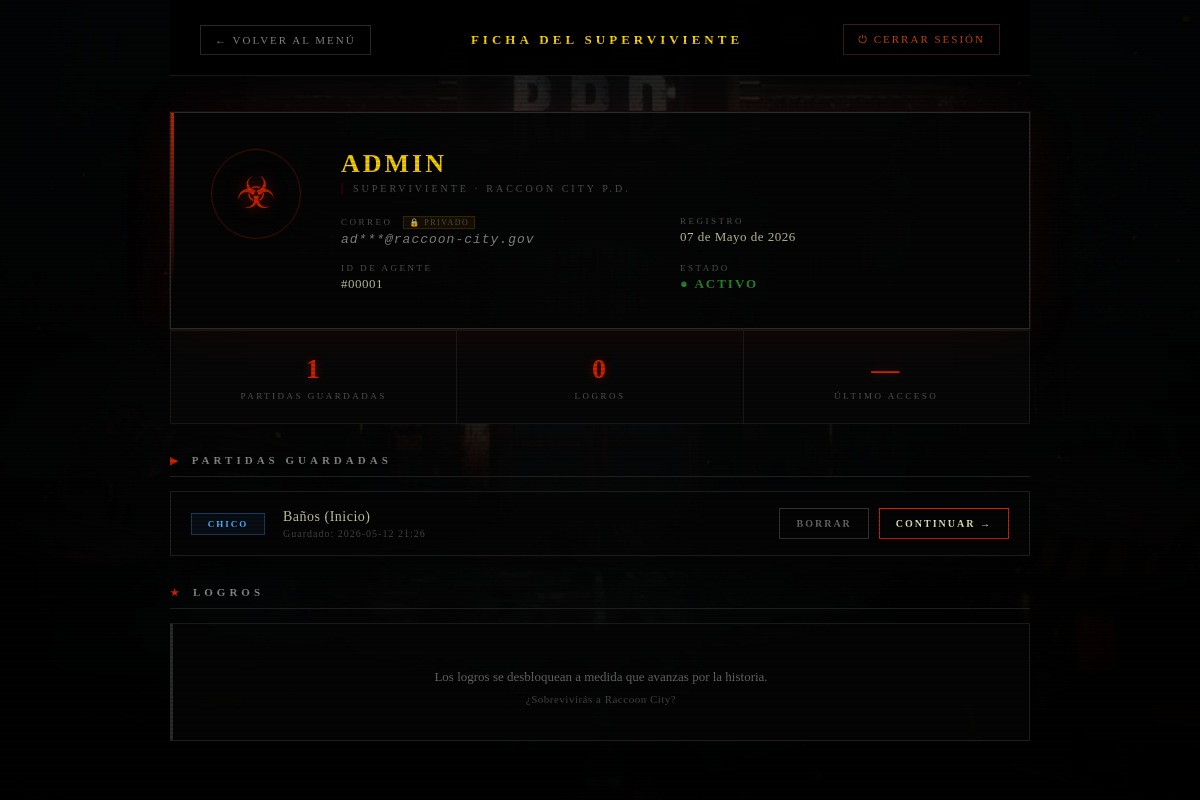
/pages/perfil.php (signed in), run on an earlier commit of the app's database.
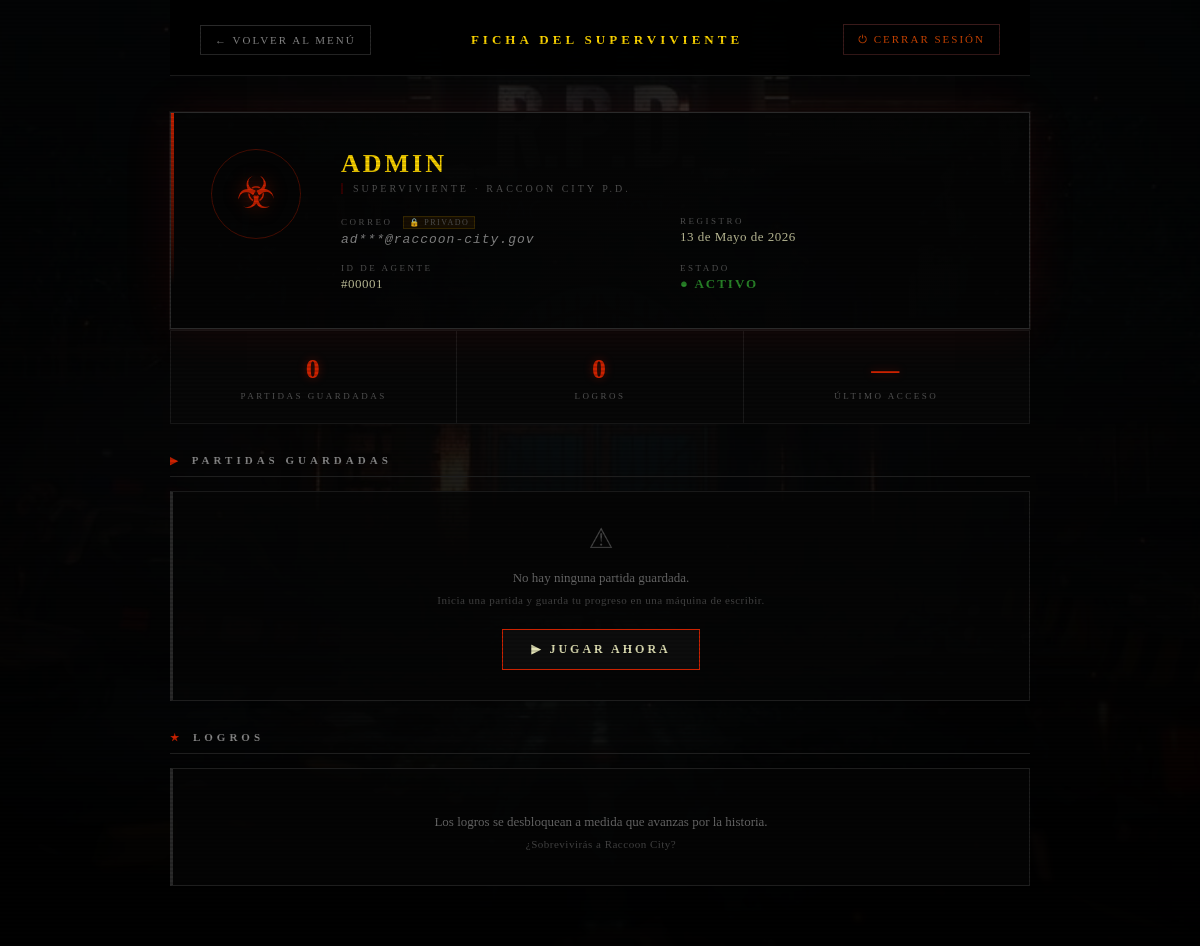
And on a later commit of the database.
### tables this page shows
CREATE TABLE usuarios (
    id_usuario INTEGER PRIMARY KEY AUTOINCREMENT,
    nombre TEXT UNIQUE NOT NULL,
    email TEXT UNIQUE NOT NULL,
    password TEXT NOT NULL,
    rol TEXT DEFAULT 'jugador',
    zombies_visibles INTEGER DEFAULT 1,
    fecha_registro DATETIME DEFAULT CURRENT_TIMESTAMP
);

CREATE TABLE partida (
    id_partida INTEGER PRIMARY KEY AUTOINCREMENT,
    id_usuario INTEGER NOT NULL,
    ruta TEXT NOT NULL, -- 'chico' o 'chica'
    sala_actual TEXT NOT NULL,
    slot_numero INTEGER DEFAULT 0, -- 0 para partida rápida/actual, 1-3 para slots fijos
    fecha_guardado DATETIME DEFAULT CURRENT_TIMESTAMP,
    FOREIGN KEY(id_usuario) REFERENCES usuarios(id_usuario)
);

CREATE TABLE catalogo_salas (
    id_sala TEXT PRIMARY KEY, 
    nombre_visual TEXT NOT NULL, 
    descripcion TEXT, 
    capitulo INTEGER DEFAULT 1,
    -- Conexiones (esto se puede manejar aquí o en una tabla aparte)
    norte TEXT, 
    sur TEXT,
    este TEXT,
    oeste TEXT,
    imagen_url TEXT DEFAULT NULL 
);

### pages/perfil.php (the view, shortened to what this page needs)
<?php
require_once __DIR__ . '/../includes/conexion.php';
$usuarioId = (int) $_SESSION['usuario_id'];
$usuarioNombre = htmlspecialchars($_SESSION['usuario_nombre'] ?? '');
$usuarioEmail = htmlspecialchars($_SESSION['usuario_email'] ?? '');
try {
    $stmt = $pdo->prepare("
        SELECT id_usuario, nombre, email, fecha_registro
        FROM   usuarios
        WHERE  id_usuario = :id
        LIMIT  1
    ");
    $stmt->execute([':id' => $usuarioId]);
    $usuario = $stmt->fetch();
} catch (PDOException $e) {
    $usuario = null;
}
$partidas = [];
try {
    $stmt = $pdo->prepare("
        SELECT p.id_partida, p.ruta, p.sala_actual, p.fecha_guardado, p.slot_numero,
               s.nombre_visual AS nombre_sala
        FROM   partida p
        LEFT JOIN catalogo_salas s ON s.id_sala = p.sala_actual
        WHERE  p.id_usuario = :id
          AND  p.slot_numero IS NOT NULL
        ORDER BY p.fecha_guardado DESC
    ");
    $stmt->execute([':id' => $usuarioId]);
    $partidas = $stmt->fetchAll();
} catch (PDOException $e) {
    $partidas = [];
}
$fechaRegistro = 'Desconocida';
if ($usuario && !empty($usuario['fecha_registro'])) {
    $dt = new DateTime($usuario['fecha_registro']);
    $meses = [
        'Enero',
        'Febrero',
        'Marzo',
        'Abril',
        'Mayo',
        'Junio',
        'Julio',
        'Agosto',
        'Septiembre',
        'Octubre',
        'Noviembre',
        'Diciembre'
    ];
    $fechaRegistro = $dt->format('d') . ' de ' . $meses[(int) $dt->format('n') - 1] . ' de ' . $dt->format('Y');
}
function enmascararEmail(string $email): string
{
    $partes = explode('@', $email, 2);
    $local = $partes[0];
    $dominio = $partes[1];
    $visibles = mb_strlen($local) <= 3 ? 1 : 2;
    $inicio = htmlspecialchars(mb_substr($local, 0, $visibles));
    return $inicio . '***@' . htmlspecialchars($dominio);
}
$emailMasked = enmascararEmail($usuario['email'] ?? $usuarioEmail);
?>
<!DOCTYPE html>
<html lang="es">
<head>
    <link rel="stylesheet" href="../styles/style.css">
    <link rel="stylesheet" href="../styles/auth.css">
    <link rel="stylesheet" href="../styles/perfil.css">
</head>
<body>
    <div class="perfil-wrapper">
        <header class="perfil-header">
            <a href="../index.php" class="perfil-volver" id="btn-volver-inicio">
                ← VOLVER AL MENÚ
            </a>
            <h1 class="perfil-titulo">FICHA DEL SUPERVIVIENTE</h1>
            <a href="../sessions/logout.php" class="perfil-logout" id="btn-cerrar-sesion">
                ⏻ CERRAR SESIÓN
            </a>
        </header>
        <section class="perfil-id-card" aria-label="Datos de identidad">
            <div class="perfil-avatar" aria-hidden="true">
                <span class="perfil-avatar-icono">☣</span>
                <div class="perfil-avatar-ring"></div>
            </div>
            <div class="perfil-datos">
                <div class="perfil-nombre"><?= $usuarioNombre ?></div>
                <div class="perfil-rango">SUPERVIVIENTE · RACCOON CITY P.D.</div>
                <div class="perfil-grid-info">
                    <div class="perfil-info-bloque">
                        <span class="perfil-info-label">CORREO
                            <span class="perfil-privado-tag" title="Tu correo real está protegido">🔒 PRIVADO</span>
                        </span>
                        <span class="perfil-info-valor perfil-email-masked"><?= $emailMasked ?></span>
                    </div>
                    <div class="perfil-info-bloque">
                        <span class="perfil-info-label">REGISTRO</span>
                        <span class="perfil-info-valor"><?= $fechaRegistro ?></span>
                    </div>
                    <div class="perfil-info-bloque">
                        <span class="perfil-info-label">ID DE AGENTE</span>
                        <span class="perfil-info-valor">#<?= str_pad($usuarioId, 5, '0', STR_PAD_LEFT) ?></span>
                    </div>
                    <div class="perfil-info-bloque">
                        <span class="perfil-info-label">ESTADO</span>
                        <span class="perfil-info-valor perfil-estado-activo">● ACTIVO</span>
                    </div>
                </div>
            </div>
        </section>
        <section class="perfil-stats" aria-label="Estadísticas">
            <div class="stat-bloque">
                <span class="stat-valor"><?= count($partidas) ?></span>
                <span class="stat-label">PARTIDAS GUARDADAS</span>
            </div>
            <div class="stat-bloque">
                <span class="stat-valor">0</span>
                <span class="stat-label">LOGROS</span>
            </div>
            <div class="stat-bloque">
                <span class="stat-valor">—</span>
                <span class="stat-label">ÚLTIMO ACCESO</span>
            </div>
        </section>
        <section class="perfil-seccion" aria-label="Partidas guardadas">
            <h2 class="perfil-seccion-titulo">
                <span class="icono-seccion">▶</span>
                PARTIDAS GUARDADAS
            </h2>
            <?php if (empty($partidas)): ?>
                <div class="perfil-vacio">
                    <span class="perfil-vacio-icono">⚠</span>
                    <p>No hay ninguna partida guardada.<br>
                        <span class="perfil-vacio-sub">Inicia una partida y guarda tu progreso en una máquina de
                            escribir.</span>
                    </p>
                    <a href="../index.php" class="perfil-btn-jugar" id="btn-ir-a-jugar">▶ JUGAR AHORA</a>
                </div>
            <?php else: ?>
                <div class="partidas-lista">
                    <?php foreach ($partidas as $partida): ?>
                        <div class="partida-card">
                            <div class="partida-ruta-badge partida-ruta-<?= htmlspecialchars($partida['ruta']) ?>">
                                <?= strtoupper(htmlspecialchars($partida['ruta'])) ?>
                            </div>
                            <div class="partida-info">
                                <div class="partida-sala">
                                    <?= htmlspecialchars($partida['nombre_sala'] ?? $partida['sala_actual']) ?>
                                </div>
                                <div class="partida-fecha">
                                    Guardado: <?= htmlspecialchars(substr($partida['fecha_guardado'], 0, 16)) ?>
                                </div>
                            </div>
                            <div style="display: flex; gap: 10px;">
                                <a href="perfil.php?borrar_partida=<?= (int) $partida['id_partida'] ?>"
                                    class="partida-btn-borrar"
                                    onclick="return confirm('¿Estás seguro de que deseas borrar esta partida? Esta acción no se puede deshacer.');">
                                    BORRAR
                                </a>
                                <a href="juego.php?partida=<?= (int) $partida['id_partida'] ?>" class="partida-btn-continuar"
                                    id="btn-continuar-<?= (int) $partida['id_partida'] ?>">
                                    CONTINUAR →
                                </a>
                            </div>
                        </div>
                    <?php endforeach; ?>
                </div>
            <?php endif; ?>
        </section>
        <section class="perfil-seccion" aria-label="Logros">
            <h2 class="perfil-seccion-titulo">
                <span class="icono-seccion">★</span>
                LOGROS
            </h2>
            <div class="perfil-vacio">
                <p>Los logros se desbloquean a medida que avanzas por la historia.<br>
                    <span class="perfil-vacio-sub">¿Sobrevivirás a Raccoon City?</span>
                </p>
            </div>
        </section>
    </div>
</body>
</html>

### styles/style.css (style rules this page uses)
body { margin: 0; padding: 0; height: 100vh; background-color: #000; background-image: linear-gradient(rgba(0, 0, 0, 0.6), rgba(0, 0, 0, 0.9)), url("../img/comisaria.png"); background-size: cover; background-position: center; color: #e2e2b6; font-family: "Times New Roman", serif; overflow: hidden; position: relative; }

What changed in the data, as far as the page shows it:
removed partida: ruta "CHICO", catalogo_salas.nombre_visual "Baños (Inicio)", fecha_guardado "2026-05-12 21:26"
changed usuarios "ad***@raccoon-city.gov": fecha_registro "07 de Mayo de 2026" → "13 de Mayo de 2026"
Also different on the page:
count($partidas): "1" → "0"
text now shown: "⚠ No hay ninguna partida guardada. Inicia una partida y guarda tu progreso en una máquina de escribir. ▶ JUGAR AHORA"
